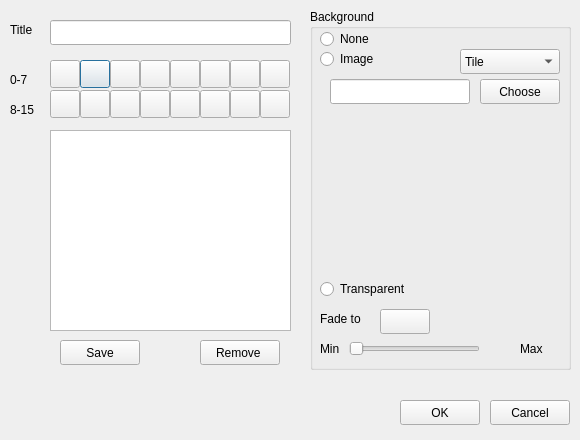
<ui version="4.0" >
 <author></author>
 <comment></comment>
 <exportmacro></exportmacro>
 <class>schemaDialog</class>
 <widget class="QDialog" name="schemaDialog" >
  <property name="geometry" >
   <rect>
    <x>0</x>
    <y>0</y>
    <width>580</width>
    <height>440</height>
   </rect>
  </property>
  <property name="minimumSize" >
   <size>
    <width>580</width>
    <height>440</height>
   </size>
  </property>
  <property name="maximumSize" >
   <size>
    <width>580</width>
    <height>440</height>
   </size>
  </property>
  <property name="windowTitle" >
   <string>Schema Editor</string>
  </property>
  <widget class="QLabel" name="textLabel1_2" >
   <property name="geometry" >
    <rect>
     <x>10</x>
     <y>20</y>
     <width>40</width>
     <height>20</height>
    </rect>
   </property>
   <property name="text" >
    <string>Title</string>
   </property>
  </widget>
  <widget class="QLabel" name="textLabel2" >
   <property name="geometry" >
    <rect>
     <x>10</x>
     <y>100</y>
     <width>30</width>
     <height>20</height>
    </rect>
   </property>
   <property name="frameShape" >
    <enum>QFrame::NoFrame</enum>
   </property>
   <property name="frameShadow" >
    <enum>QFrame::Plain</enum>
   </property>
   <property name="text" >
    <string>8-15</string>
   </property>
  </widget>
  <widget class="QPushButton" name="clr1Button" >
   <property name="geometry" >
    <rect>
     <x>80</x>
     <y>60</y>
     <width>30</width>
     <height>28</height>
    </rect>
   </property>
   <property name="text" >
    <string/>
   </property>
  </widget>
  <widget class="QPushButton" name="clr2Button" >
   <property name="geometry" >
    <rect>
     <x>110</x>
     <y>60</y>
     <width>30</width>
     <height>28</height>
    </rect>
   </property>
   <property name="text" >
    <string/>
   </property>
  </widget>
  <widget class="QPushButton" name="clr3Button" >
   <property name="geometry" >
    <rect>
     <x>140</x>
     <y>60</y>
     <width>30</width>
     <height>28</height>
    </rect>
   </property>
   <property name="text" >
    <string/>
   </property>
  </widget>
  <widget class="QPushButton" name="clr4Button" >
   <property name="geometry" >
    <rect>
     <x>170</x>
     <y>60</y>
     <width>30</width>
     <height>28</height>
    </rect>
   </property>
   <property name="text" >
    <string/>
   </property>
  </widget>
  <widget class="QPushButton" name="clr5Button" >
   <property name="geometry" >
    <rect>
     <x>200</x>
     <y>60</y>
     <width>30</width>
     <height>28</height>
    </rect>
   </property>
   <property name="text" >
    <string/>
   </property>
  </widget>
  <widget class="QPushButton" name="clr6Button" >
   <property name="geometry" >
    <rect>
     <x>230</x>
     <y>60</y>
     <width>30</width>
     <height>28</height>
    </rect>
   </property>
   <property name="text" >
    <string/>
   </property>
  </widget>
  <widget class="QPushButton" name="clr7Button" >
   <property name="geometry" >
    <rect>
     <x>260</x>
     <y>60</y>
     <width>30</width>
     <height>28</height>
    </rect>
   </property>
   <property name="text" >
    <string/>
   </property>
  </widget>
  <widget class="QLineEdit" name="titleLineEdit" >
   <property name="geometry" >
    <rect>
     <x>50</x>
     <y>20</y>
     <width>241</width>
     <height>25</height>
    </rect>
   </property>
  </widget>
  <widget class="QPushButton" name="clr0Button" >
   <property name="geometry" >
    <rect>
     <x>50</x>
     <y>60</y>
     <width>30</width>
     <height>28</height>
    </rect>
   </property>
   <property name="text" >
    <string/>
   </property>
  </widget>
  <widget class="QPushButton" name="clr9Button" >
   <property name="geometry" >
    <rect>
     <x>80</x>
     <y>90</y>
     <width>30</width>
     <height>28</height>
    </rect>
   </property>
   <property name="text" >
    <string/>
   </property>
  </widget>
  <widget class="QPushButton" name="clr10Button" >
   <property name="geometry" >
    <rect>
     <x>110</x>
     <y>90</y>
     <width>30</width>
     <height>28</height>
    </rect>
   </property>
   <property name="text" >
    <string/>
   </property>
  </widget>
  <widget class="QPushButton" name="clr11Button" >
   <property name="geometry" >
    <rect>
     <x>140</x>
     <y>90</y>
     <width>30</width>
     <height>28</height>
    </rect>
   </property>
   <property name="text" >
    <string/>
   </property>
  </widget>
  <widget class="QPushButton" name="clr12Button" >
   <property name="geometry" >
    <rect>
     <x>170</x>
     <y>90</y>
     <width>30</width>
     <height>28</height>
    </rect>
   </property>
   <property name="text" >
    <string/>
   </property>
  </widget>
  <widget class="QPushButton" name="clr13Button" >
   <property name="geometry" >
    <rect>
     <x>200</x>
     <y>90</y>
     <width>30</width>
     <height>28</height>
    </rect>
   </property>
   <property name="text" >
    <string/>
   </property>
  </widget>
  <widget class="QPushButton" name="clr14Button" >
   <property name="geometry" >
    <rect>
     <x>230</x>
     <y>90</y>
     <width>30</width>
     <height>28</height>
    </rect>
   </property>
   <property name="text" >
    <string/>
   </property>
  </widget>
  <widget class="QPushButton" name="clr15Button" >
   <property name="geometry" >
    <rect>
     <x>260</x>
     <y>90</y>
     <width>30</width>
     <height>28</height>
    </rect>
   </property>
   <property name="text" >
    <string/>
   </property>
  </widget>
  <widget class="QPushButton" name="clr8Button" >
   <property name="geometry" >
    <rect>
     <x>50</x>
     <y>90</y>
     <width>30</width>
     <height>28</height>
    </rect>
   </property>
   <property name="text" >
    <string/>
   </property>
  </widget>
  <widget class="QLabel" name="textLabel1" >
   <property name="geometry" >
    <rect>
     <x>10</x>
     <y>70</y>
     <width>30</width>
     <height>20</height>
    </rect>
   </property>
   <property name="text" >
    <string>0-7</string>
   </property>
  </widget>
  <widget class="QPushButton" name="saveButton" >
   <property name="geometry" >
    <rect>
     <x>60</x>
     <y>340</y>
     <width>80</width>
     <height>25</height>
    </rect>
   </property>
   <property name="text" >
    <string>Save</string>
   </property>
  </widget>
  <widget class="QPushButton" name="removeButton" >
   <property name="geometry" >
    <rect>
     <x>200</x>
     <y>340</y>
     <width>80</width>
     <height>25</height>
    </rect>
   </property>
   <property name="text" >
    <string>Remove </string>
   </property>
  </widget>
  <widget class="QPushButton" name="cancelButton" >
   <property name="geometry" >
    <rect>
     <x>490</x>
     <y>400</y>
     <width>80</width>
     <height>25</height>
    </rect>
   </property>
   <property name="text" >
    <string>Cancel</string>
   </property>
  </widget>
  <widget class="QPushButton" name="okButton" >
   <property name="geometry" >
    <rect>
     <x>400</x>
     <y>400</y>
     <width>80</width>
     <height>25</height>
    </rect>
   </property>
   <property name="text" >
    <string>OK</string>
   </property>
  </widget>
  <widget class="QGroupBox" name="groupBox" >
   <property name="geometry" >
    <rect>
     <x>310</x>
     <y>9</y>
     <width>261</width>
     <height>361</height>
    </rect>
   </property>
   <property name="title" >
    <string>Background</string>
   </property>
   <widget class="QLabel" name="TextLabel1" >
    <property name="geometry" >
     <rect>
      <x>10</x>
      <y>300</y>
      <width>66</width>
      <height>20</height>
     </rect>
    </property>
    <property name="text" >
     <string>Fade to</string>
    </property>
   </widget>
   <widget class="QLabel" name="TextLabel2" >
    <property name="geometry" >
     <rect>
      <x>10</x>
      <y>330</y>
      <width>40</width>
      <height>20</height>
     </rect>
    </property>
    <property name="text" >
     <string>Min</string>
    </property>
   </widget>
   <widget class="QRadioButton" name="noneRadioButton" >
    <property name="geometry" >
     <rect>
      <x>10</x>
      <y>20</y>
      <width>70</width>
      <height>20</height>
     </rect>
    </property>
    <property name="text" >
     <string>None</string>
    </property>
   </widget>
   <widget class="QLineEdit" name="imageLineEdit" >
    <property name="geometry" >
     <rect>
      <x>20</x>
      <y>70</y>
      <width>140</width>
      <height>25</height>
     </rect>
    </property>
   </widget>
   <widget class="QPushButton" name="chooseButton" >
    <property name="geometry" >
     <rect>
      <x>170</x>
      <y>70</y>
      <width>80</width>
      <height>25</height>
     </rect>
    </property>
    <property name="text" >
     <string>Choose</string>
    </property>
   </widget>
   <widget class="QLabel" name="imagePixmapLabel" >
    <property name="geometry" >
     <rect>
      <x>20</x>
      <y>110</y>
      <width>170</width>
      <height>151</height>
     </rect>
    </property>
    <property name="text" >
     <string/>
    </property>
    <property name="scaledContents" >
     <bool>true</bool>
    </property>
   </widget>
   <widget class="QSlider" name="alphaSlider" >
    <property name="geometry" >
     <rect>
      <x>39</x>
      <y>330</y>
      <width>131</width>
      <height>20</height>
     </rect>
    </property>
    <property name="orientation" >
     <enum>Qt::Horizontal</enum>
    </property>
   </widget>
   <widget class="QLabel" name="TextLabel3" >
    <property name="geometry" >
     <rect>
      <x>210</x>
      <y>330</y>
      <width>40</width>
      <height>20</height>
     </rect>
    </property>
    <property name="text" >
     <string>Max</string>
    </property>
   </widget>
   <widget class="QPushButton" name="fadeButton" >
    <property name="geometry" >
     <rect>
      <x>70</x>
      <y>300</y>
      <width>50</width>
      <height>25</height>
     </rect>
    </property>
    <property name="text" >
     <string/>
    </property>
   </widget>
   <widget class="QComboBox" name="typeComboBox" >
    <property name="geometry" >
     <rect>
      <x>150</x>
      <y>40</y>
      <width>100</width>
      <height>25</height>
     </rect>
    </property>
    <item>
     <property name="text" >
      <string>Tile</string>
     </property>
    </item>
    <item>
     <property name="text" >
      <string>Center</string>
     </property>
    </item>
    <item>
     <property name="text" >
      <string>Scale</string>
     </property>
    </item>
   </widget>
   <widget class="QRadioButton" name="imageRadioButton" >
    <property name="geometry" >
     <rect>
      <x>10</x>
      <y>40</y>
      <width>101</width>
      <height>20</height>
     </rect>
    </property>
    <property name="text" >
     <string>Image</string>
    </property>
   </widget>
   <widget class="QRadioButton" name="transpRadioButton" >
    <property name="geometry" >
     <rect>
      <x>10</x>
      <y>270</y>
      <width>101</width>
      <height>20</height>
     </rect>
    </property>
    <property name="text" >
     <string>Transparent</string>
    </property>
   </widget>
  </widget>
  <widget class="QListWidget" name="nameListWidget" >
   <property name="geometry" >
    <rect>
     <x>50</x>
     <y>130</y>
     <width>241</width>
     <height>201</height>
    </rect>
   </property>
  </widget>
 </widget>
 <layoutdefault spacing="6" margin="11" />
 <pixmapfunction>qPixmapFromMimeSource</pixmapfunction>
 <resources/>
 <connections/>
</ui>
